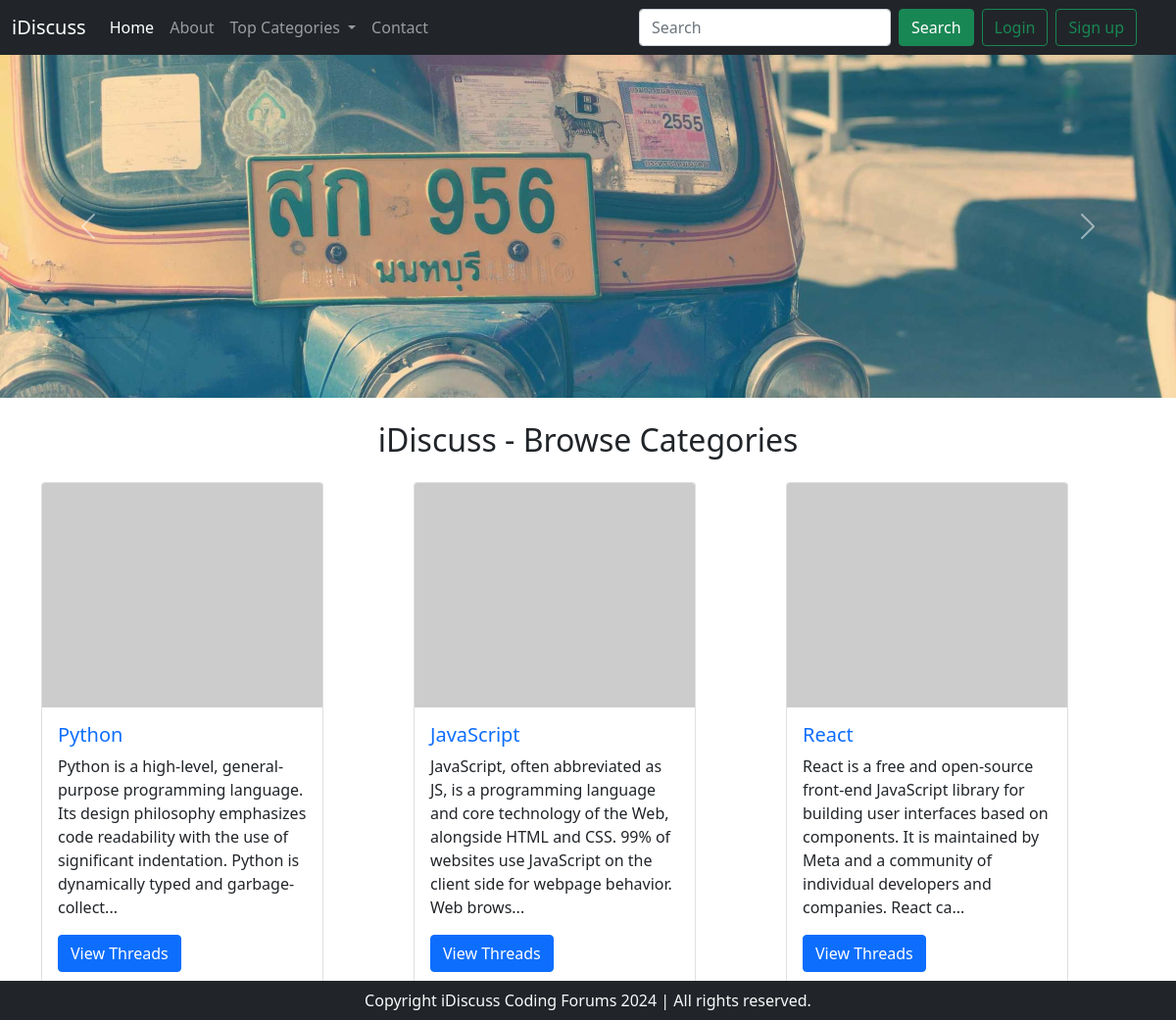
The page / on the database its author committed.
### tables this page shows
CREATE TABLE `categories` (
  `category_id` int(8) NOT NULL,
  `category_name` varchar(255) NOT NULL,
  `category_description` varchar(255) NOT NULL,
  `created` datetime NOT NULL DEFAULT current_timestamp()
);

### index.php (the view, shortened to what this page needs)
<!DOCTYPE html>
<html lang="en">
<head>
    <link href="https://cdn.jsdelivr.net/npm/bootstrap@5.0.2/dist/css/bootstrap.min.css" rel="stylesheet" />
</head>
<body>
    <?php include 'partials/_dbconnect.php';?>
    <?php include 'partials/_header.php';?>
    <div id="carouselExampleControls" class="carousel slide" data-bs-ride="carousel">
        <div class="carousel-inner">
            <div class="carousel-item active">
                <img src="img/slider1.jpg" class="d-block w-100" alt="..." />
            </div>
        </div>
        <button class="carousel-control-prev" type="button" data-bs-target="#carouselExampleControls"
            data-bs-slide="prev">
            <span class="carousel-control-prev-icon" aria-hidden="true"></span>
        </button>
        <button class="carousel-control-next" type="button" data-bs-target="#carouselExampleControls"
            data-bs-slide="next">
            <span class="carousel-control-next-icon" aria-hidden="true"></span>
        </button>
    </div>
    <div class="container my-4" id="ques">
        <h2 class="text-center my-3">iDiscuss - Browse Categories</h2>
        <div class="row my-3">
        <?php
        $sql = "SELECT * FROM `categories`";
        $result = mysqli_query($conn,$sql);
        while ($row = mysqli_fetch_assoc($result)) {
        $id = $row['category_id'];
        $cat = $row['category_name'];
        $desc = $row['category_description'];
        echo '
            <div class="col-md-4 my-2">
                <div class="card" style="width: 18rem">
                    <img src="https://picsum.photos/500/400" class="card-img-top" alt="..." />
                    <div class="card-body">
                        <h5 class="card-title"><a class="text-decoration-none" href="threadlist.php?catid=' . $id . '">'.$cat.'</a></h5>
                        <p class="card-text">
                            '.substr($desc,0,200).'...
                        </p>
                        <a href="threadlist.php?catid=' . $id . '" class="btn btn-primary">View Threads</a>
                    </div>
                </div>
            </div>';
        }
     ?>
        </div>
    </div>
    <?php include 'partials/_footer.php';?>
</body>
</html>

### partials/_header.php (shortened to what this page needs)
<?php
echo '<nav class="navbar navbar-expand-lg navbar-dark bg-dark">
  <div class="container-fluid">
    <a class="navbar-brand" href="/ForumProject">iDiscuss</a>
    <button class="navbar-toggler" type="button" data-bs-toggle="collapse" data-bs-target="#navbarSupportedContent" aria-controls="navbarSupportedContent" aria-expanded="false" aria-label="Toggle navigation">
      <span class="navbar-toggler-icon"></span>
    </button>
    <div class="collapse navbar-collapse" id="navbarSupportedContent">
      <ul class="navbar-nav me-auto mb-2 mb-lg-0">
        <li class="nav-item">
          <a class="nav-link active" aria-current="page" href="/ForumProject">Home</a>
        </li>
        <li class="nav-item">
          <a class="nav-link" href="about.php">About</a>
        </li>
        <li class="nav-item dropdown">
          <a class="nav-link dropdown-toggle" href="#" id="navbarDropdown" role="button" data-bs-toggle="dropdown" aria-expanded="false">
            Top Categories
          </a>
          <ul class="dropdown-menu" aria-labelledby="navbarDropdown">';
          echo '</ul>
        </li>
        <li class="nav-item">
          <a class="nav-link" href="contact.php">Contact</a>
        </li>
      </ul>
      <div class="row mx-2">';
      if (isset($_SESSION['loggedin']) && $_SESSION['loggedin'] == true) {
        echo '<form class="form-inline d-flex my-2 my-lg-0" action="search.php" method="get">
        <input class="form-control mr-sm-2" name="search" type="search" placeholder="Search" aria-label="Search">
        <button class="btn btn-success ms-2 me-2" type="submit">Search</button>
        <p class="text-light text-center my-0 mx-4">Welcome ' . $_SESSION['useremail']. '</p>
        <a href="partials/_logout.php" class="btn btn-outline-success ml-2">Logout</a>
        </form>';
      }else{
        echo '
        <div class="d-flex">
        <form class="form-inline d-flex my-2 my-lg-0">
        <input class="form-control mr-sm-2" type="search" placeholder="Search" aria-label="Search">
        <button class="btn btn-success ms-2 me-2" type="submit">Search</button>
        </form>
        <button class="btn btn-outline-success ml-2" data-bs-toggle="modal" data-bs-target="#loginModal">Login</button>
      <button class="btn btn-outline-success mx-2" data-bs-toggle="modal" data-bs-target="#signupModal">Sign up</button></div>';
      }
    echo '</div>
    </div>
</nav>';
?>

### partials/_footer.php
<div class="container-fluid bg-dark text-light fixed-bottom">
    <p class="text-center py-2 mb-0">Copyright iDiscuss Coding Forums 2024 | All rights reserved.</p>
</div>

### index.php (style rules this page uses)
#ques { min-height: 433px; }

### rows shown on the page
categories: category_name "Python", category_description "Python is a high-level, general-purpose programming language. Its design philosophy emphasizes code readability with the use of significant indentation. Python is dynamically typed and garbage-collect"
categories: category_name "JavaScript", category_description "JavaScript, often abbreviated as JS, is a programming language and core technology of the Web, alongside HTML and CSS. 99% of websites use JavaScript on the client side for webpage behavior. Web brows"
categories: category_name "React", category_description "React is a free and open-source front-end JavaScript library for building user interfaces based on components. It is maintained by Meta and a community of individual developers and companies. React ca"
